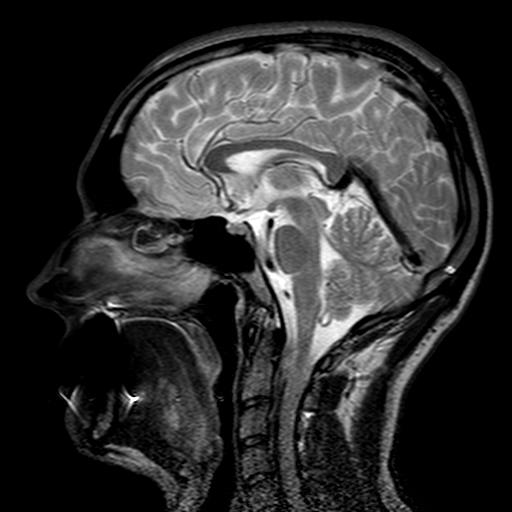
#> input picture Metrics/MSE/1.png, 512 x 512 px, found by its file name
$ python Gaussian_noise.py   (older library calls are emulated)
#> lines starting #> are read from the running program, lines starting #| are printed output that depends on the picture
import cv2
import numpy as np
import matplotlib.pyplot as plt

def add_gaussian_noise(image, mean, std_dev):
    row, col, ch = image.shape
    gauss = np.random.normal(mean, std_dev, (row, col, ch))
    noisy = np.clip(image + gauss, 0, 255)
    return noisy.astype(np.uint8)

# Read the image
image_path = "../../DS/Med/1.png"
original_image = cv2.imread(image_path)
#> original_image is the input picture: shape (512, 512, 3); min 0, max 255, mean 47.7

# Display the original image
plt.subplot(3, 4, 1)
plt.imshow(cv2.cvtColor(original_image, cv2.COLOR_BGR2RGB))
plt.title('Orginal Image')

# Gaussian noise parameters
gaussian_noises = [(0, 40), (4, 30), (10, 0), (10, 25)]

# Apply noise with different parameters
for i, (mean, std_dev) in enumerate(gaussian_noises, start=2):
    # Add Gaussian noise to the image
    noisy_image = add_gaussian_noise(original_image, mean, std_dev)

    # Display the noisy image
    plt.subplot(3, 4, i)
    plt.imshow(cv2.cvtColor(noisy_image, cv2.COLOR_BGR2RGB))
    plt.title(f'(M={mean}, S-D={std_dev})')
    # Save the noisy image to a new file
    cv2.imwrite(f'Gussian_noisy_image_mean_{mean}_and_Standard-deviation_{std_dev}.png', noisy_image)

    # Apply filtering with different filter sizes
    filter_sizes = [3, 5, 7, 9]
    for j, filter_size in enumerate(filter_sizes, start=1):
        # Blur the noisy image with the current filter size
        filtered_image = cv2.GaussianBlur(noisy_image, (filter_size, filter_size), 0)

        # Display the filtered image
        plt.subplot(3, 4, i + j)
        plt.imshow(cv2.cvtColor(filtered_image, cv2.COLOR_BGR2RGB))
        plt.title(f'F-S={filter_size}')
        # Save the noisy image to a new file
        cv2.imwrite(f'Gussian_noisy_image_with_filter_size={filter_size}.png', noisy_image)
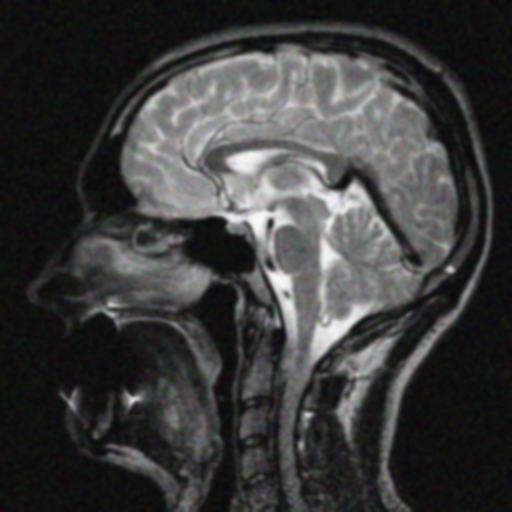
#> filtered_image: shape (512, 512, 3); mean B, G, R 60, 60, 59.9
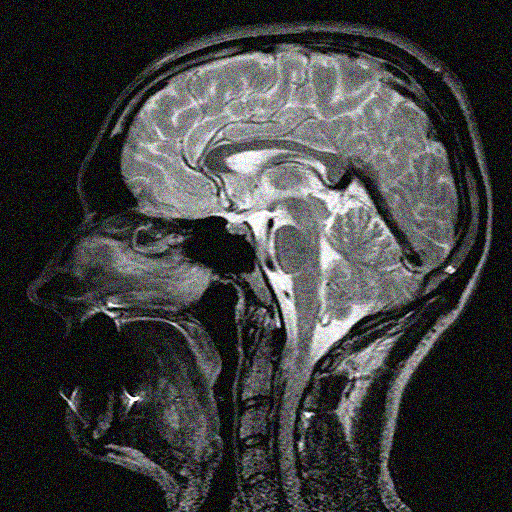
#> noisy_image: shape (512, 512, 3); mean B, G, R 60, 60, 59.9

# Denoise the image
denoised_image_040 = cv2.medianBlur(add_gaussian_noise(original_image, 0, 40), 5)  # The second parameter is the kernel size, which should be an odd integer
denoised_image_4030 = cv2.medianBlur(add_gaussian_noise(original_image, 40, 30), 5)  # The second parameter is the kernel size, which should be an odd integer
denoised_image_100 = cv2.medianBlur(add_gaussian_noise(original_image, 10, 0), 5)  # The second parameter is the kernel size, which should be an odd integer
denoised_image_1025 = cv2.medianBlur(add_gaussian_noise(original_image, 10, 25), 5)  # The second parameter is the kernel size, which should be an odd integer

# Save the noisy image to a new file
cv2.imwrite('Gaussian_noise_Denoised_median_filter_mean_0_and_Standard-deviation_40.png', denoised_image_040)
cv2.imwrite('Gaussian_noise_Denoised_median_filter_mean_40_and_Standard-deviation_30.png', denoised_image_4030)
cv2.imwrite('Gaussian_noise_Denoised_median_filter_mean_10_and_Standard-deviation_0.png', denoised_image_100)
cv2.imwrite('Gaussian_noise_Denoised_median_filter_mean_10_and_Standard-deviation_25.png', denoised_image_1025)

# Apply a Gaussian blur filter
blurred_image_040 = cv2.GaussianBlur(add_gaussian_noise(original_image, 0, 40), (5, 5), 0)
blurred_image_4030 = cv2.GaussianBlur(add_gaussian_noise(original_image, 40, 30), (5, 5), 0)
blurred_image_100 = cv2.GaussianBlur(add_gaussian_noise(original_image, 10, 0), (5, 5), 0)
blurred_image_1025 = cv2.GaussianBlur(add_gaussian_noise(original_image, 10, 25), (5, 5), 0)

# Save the Gaussian blur filter a new file
cv2.imwrite('Gaussian_noise_Denoised_blur_filter_mean_0_and_Standard-deviation_40.png', blurred_image_040)
cv2.imwrite('Gaussian_noise_Denoised_blur_filter_mean_40_and_Standard-deviation_30.png', blurred_image_4030)
cv2.imwrite('Gaussian_noise_Denoised_blur_filter_mean_10_and_Standard-deviation_0.png', blurred_image_100)
cv2.imwrite('Gaussian_noise_Denoised_blur_filter_mean_10_and_Standard-deviation_25.png', blurred_image_1025)

# Apply a bilateral filter
bilateralFilter_image_040 = cv2.bilateralFilter(add_gaussian_noise(original_image, 0, 40), 9, 75, 75)
bilateralFilter_image_4030 = cv2.bilateralFilter(add_gaussian_noise(original_image, 40, 30), 9, 75, 75)
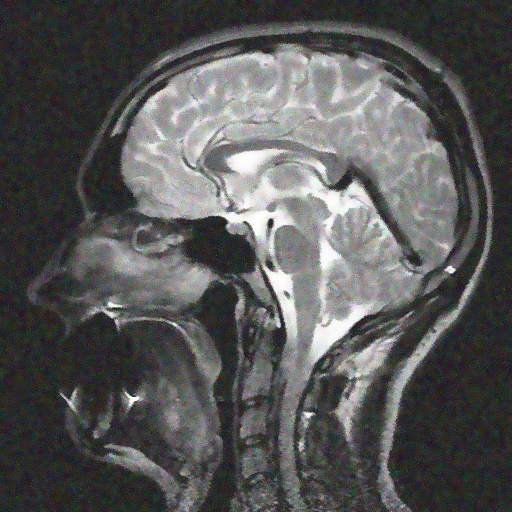
#> bilateralFilter_image_4030: shape (512, 512, 3); mean B, G, R 87.2, 87.2, 87.2
bilateralFilter_image_100 = cv2.bilateralFilter(add_gaussian_noise(original_image, 10, 0), 9, 75, 75)
bilateralFilter_image_1025 = cv2.bilateralFilter(add_gaussian_noise(original_image, 10, 25), 9, 75, 75)
#> in add_gaussian_noise (call 16), `noisy = np.clip(image + gauss, 0, 255)`:
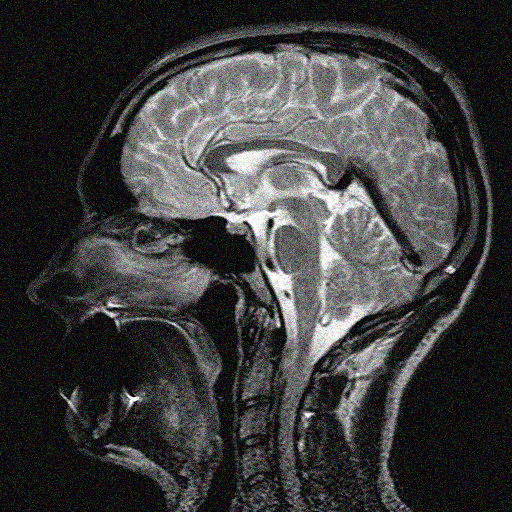
#> noisy: shape (512, 512, 3) float64; mean B, G, R 60.4, 60.5, 60.5

# Save the bilateral filter a new file
cv2.imwrite('Gaussian_noise_Denoised_bilateral_filter_mean_0_and_Standard-deviation_40.png', bilateralFilter_image_040)
cv2.imwrite('Gaussian_noise_Denoised_bilateral_filter_mean_40_and_Standard-deviation_30.png', bilateralFilter_image_4030)
cv2.imwrite('Gaussian_noise_Denoised_bilateral_filter_mean_10_and_Standard-deviation_0.png', bilateralFilter_image_100)
cv2.imwrite('Gaussian_noise_Denoised_bilateral_filter_mean_10_and_Standard-deviation_25.png', bilateralFilter_image_1025)

# Apply sharpening filter (Laplacian) in spatial domain
sharpened_image_040 = cv2.Laplacian(denoised_image_040, cv2.CV_64F)
sharpened_image_040 = np.uint8(np.absolute(sharpened_image_040))

sharpened_image_4030 = cv2.Laplacian(denoised_image_4030, cv2.CV_64F)
sharpened_image_4030 = np.uint8(np.absolute(sharpened_image_4030))

sharpened_image_100 = cv2.Laplacian(denoised_image_100, cv2.CV_64F)
sharpened_image_100 = np.uint8(np.absolute(sharpened_image_100))

sharpened_image_1025 = cv2.Laplacian(denoised_image_1025, cv2.CV_64F)
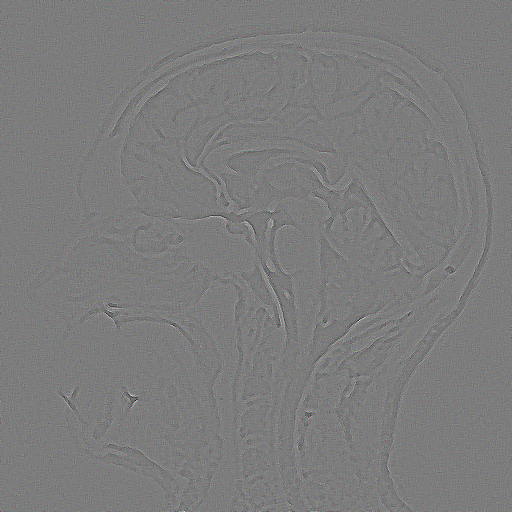
#> sharpened_image_1025: shape (512, 512, 3) float64; mean B, G, R 0, 0, 0; drawn with min black and max white
sharpened_image_1025 = np.uint8(np.absolute(sharpened_image_1025))
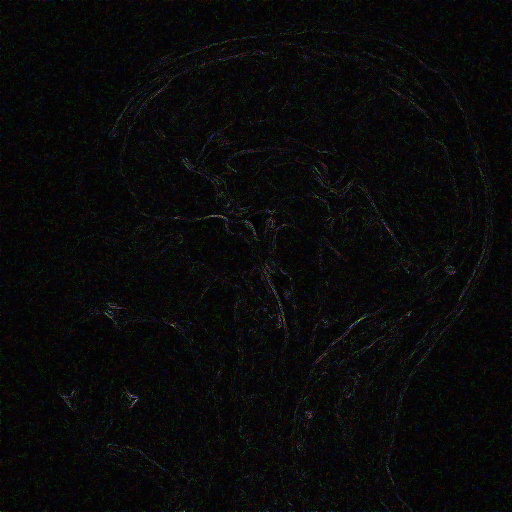
#> sharpened_image_1025: shape (512, 512, 3); mean B, G, R 10.1, 10.1, 10.2

# Save the sharpened images to new files
cv2.imwrite('Gaussian_noise_Denoised_laplacian_sharpened_mean_0_and_Standard-deviation_40.png', sharpened_image_040 + denoised_image_040)
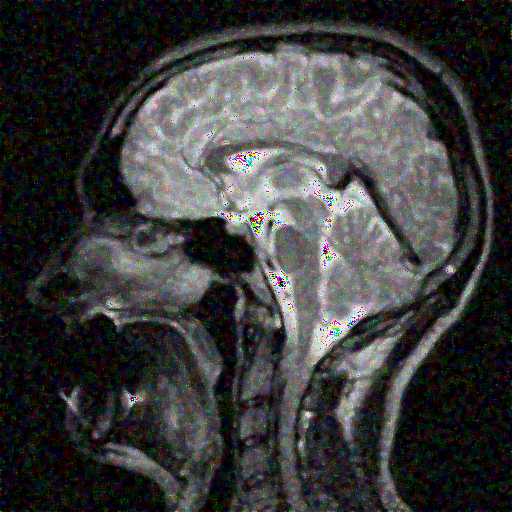
#> saved as Gaussian_noise_Denoised_laplacian_sharpened_mean_0_and_Standard-deviation_40.png: shape (512, 512, 3); mean B, G, R 60.4, 60.5, 60.3
cv2.imwrite('Gaussian_noise_Denoised_laplacian_sharpened_mean_40_and_Standard-deviation_30.png', sharpened_image_4030 + denoised_image_4030)
cv2.imwrite('Gaussian_noise_Denoised_laplacian_sharpened_mean_10_and_Standard-deviation_0.png', sharpened_image_100 + denoised_image_100)
cv2.imwrite('Gaussian_noise_Denoised_laplacian_sharpened_mean_10_and_Standard-deviation_25.png', sharpened_image_1025 + denoised_image_1025)

# Apply Sobel filter as a sharpening filter in spatial domain
sobel_sharpened_image_040_x = cv2.Sobel(denoised_image_040, cv2.CV_64F, 1, 0, ksize=3)
sobel_sharpened_image_040_y = cv2.Sobel(denoised_image_040, cv2.CV_64F, 0, 1, ksize=3)
sobel_sharpened_image_040 = np.sqrt(sobel_sharpened_image_040_x**2 + sobel_sharpened_image_040_y**2)
# sobel_sharpened_image_040 = np.uint8(np.absolute(sobel_sharpened_image_040_x) + np.absolute(sobel_sharpened_image_040_y))

sobel_sharpened_image_4030_x = cv2.Sobel(denoised_image_4030, cv2.CV_64F, 1, 0, ksize=3)
sobel_sharpened_image_4030_y = cv2.Sobel(denoised_image_4030, cv2.CV_64F, 0, 1, ksize=3)
sobel_sharpened_image_4030 = np.sqrt(sobel_sharpened_image_4030_x**2 + sobel_sharpened_image_4030_y**2)
# sobel_sharpened_image_4030 = np.uint8(np.absolute(sobel_sharpened_image_4030_x) + np.absolute(sobel_sharpened_image_4030_y))

sobel_sharpened_image_100_x = cv2.Sobel(denoised_image_100, cv2.CV_64F, 1, 0, ksize=3)
sobel_sharpened_image_100_y = cv2.Sobel(denoised_image_100, cv2.CV_64F, 0, 1, ksize=3)
sobel_sharpened_image_100 = np.sqrt(sobel_sharpened_image_100_x**2 + sobel_sharpened_image_100_y**2)
# sobel_sharpened_image_100 = np.uint8(np.absolute(sobel_sharpened_image_100_x) + np.absolute(sobel_sharpened_image_100_y))

sobel_sharpened_image_1025_x = cv2.Sobel(denoised_image_1025, cv2.CV_64F, 1, 0, ksize=3)
sobel_sharpened_image_1025_y = cv2.Sobel(denoised_image_1025, cv2.CV_64F, 0, 1, ksize=3)
sobel_sharpened_image_1025 = np.sqrt(sobel_sharpened_image_1025_x**2 + sobel_sharpened_image_1025_y**2)
# sobel_sharpened_image_1025 = np.uint8(np.absolute(sobel_sharpened_image_1025_x) + np.absolute(sobel_sharpened_image_1025_y))

# Save the Sobel sharpened images to new files
cv2.imwrite('Poisson_noise_Sobel_Sharpened_density_040.png', sobel_sharpened_image_040 + denoised_image_040)
cv2.imwrite('Poisson_noise_Sobel_Sharpened_density_4030.png', sobel_sharpened_image_4030 + denoised_image_4030)
cv2.imwrite('Poisson_noise_Sobel_Sharpened_density_100.png', sobel_sharpened_image_100 + denoised_image_100)
cv2.imwrite('Poisson_noise_Sobel_Sharpened_density_1025.png', sobel_sharpened_image_1025 + denoised_image_1025)

# Apply the Roberts Cross operator
roberts_x_4030 = cv2.filter2D(denoised_image_4030, -1, np.array([[1, 0], [0, -1]]))
roberts_y_4030 = cv2.filter2D(denoised_image_4030, -1, np.array([[0, 1], [-1, 0]]))
roberts_x_1025 = cv2.filter2D(denoised_image_1025, -1, np.array([[1, 0], [0, -1]]))
roberts_y_1025 = cv2.filter2D(denoised_image_1025, -1, np.array([[0, 1], [-1, 0]]))
roberts_x_100 = cv2.filter2D(denoised_image_100, -1, np.array([[1, 0], [0, -1]]))
roberts_y_100 = cv2.filter2D(denoised_image_100, -1, np.array([[0, 1], [-1, 0]]))
roberts_x_040 = cv2.filter2D(denoised_image_040, -1, np.array([[1, 0], [0, -1]]))
roberts_y_040 = cv2.filter2D(denoised_image_040, -1, np.array([[0, 1], [-1, 0]]))

# Combine the results to get the final edges
roberts_edges_4030 = np.sqrt(np.square(roberts_x_4030) + np.square(roberts_y_4030))
roberts_edges_1025 = np.sqrt(np.square(roberts_x_1025) + np.square(roberts_y_1025))
roberts_edges_100 = np.sqrt(np.square(roberts_x_100) + np.square(roberts_y_100))
roberts_edges_040 = np.sqrt(np.square(roberts_x_040) + np.square(roberts_y_040))

# Save the Sobel sharpened images to new files
cv2.imwrite('gussian_noise_Robert_Sharpened_density_4030.png', roberts_edges_4030 + denoised_image_4030)
cv2.imwrite('gussian_noise_Robert_Sharpened_density_1025.png', roberts_edges_1025 + denoised_image_1025)
cv2.imwrite('gussian_noise_Robert_Sharpened_density_100.png', roberts_edges_100 + denoised_image_100)
cv2.imwrite('gussian_noise_Robert_Sharpened_density_040.png', roberts_edges_040 + denoised_image_040)

# Define a high-pass filter kernel (Laplacian)
kernel = np.array([[0, -1, 0],
                   [-1, 4, -1],
                   [0, -1, 0]])

# Apply the high-pass filter using convolution
high_pass_4030 = cv2.filter2D(denoised_image_4030, -1, kernel)
high_pass_040 = cv2.filter2D(denoised_image_040, -1, kernel)
high_pass_100 = cv2.filter2D(denoised_image_100, -1, kernel)
high_pass_1025 = cv2.filter2D(denoised_image_1025, -1, kernel)

# Save the Sobel sharpened images to new files
cv2.imwrite('Gaussian_noise_High_pass_Sharpened_density_0.05.png', high_pass_4030 + denoised_image_4030)
cv2.imwrite('Gaussian_noise_High_pass_Sharpened_density_0.01.png', high_pass_040 + denoised_image_040)
cv2.imwrite('Gaussian_noise_High_pass_Sharpened_density_0.1.png', high_pass_100 + denoised_image_100)
cv2.imwrite('Gaussian_noise_High_pass_Sharpened_density_0.2.png', high_pass_1025 + denoised_image_1025)

# Convert the image to grayscale
gray_image = cv2.cvtColor(original_image, cv2.COLOR_BGR2GRAY)

# Apply Gaussian blur
blurred_image = cv2.GaussianBlur(gray_image, (5, 5), 0)

# Calculate the high-pass component (sharpening)
high_pass = gray_image - blurred_image

# Specify the unsharp masking parameters
strength = 1.5  # Adjust this parameter to control the sharpening effect
unsharp_masked_image = cv2.addWeighted(gray_image, 1 + strength, blurred_image, -strength, 0)

# Clip values to the valid range [0, 255]
unsharp_masked_image = np.clip(unsharp_masked_image, 0, 255).astype(np.uint8)

# Save the Sobel sharpened images to new files
cv2.imwrite('Gaussian_noise_unsharp_masked_image.png', unsharp_masked_image)

plt.show()
